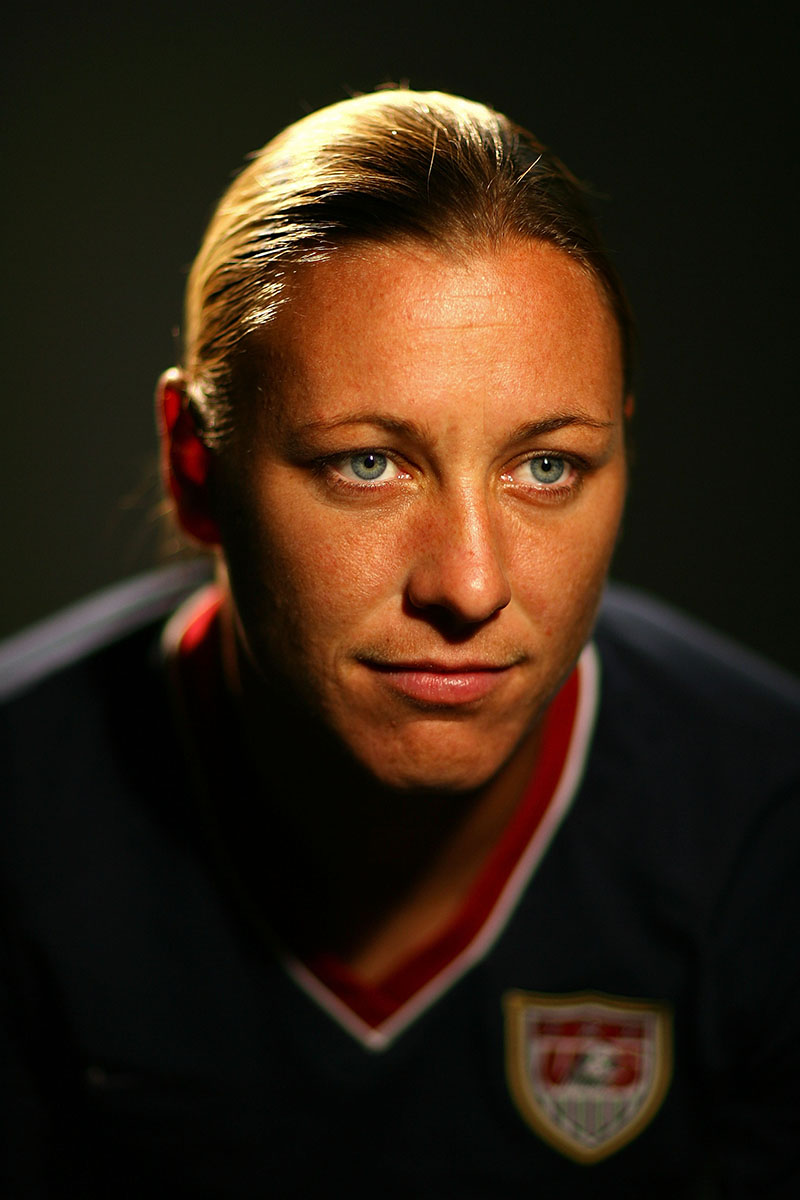
#> input picture assets/examples/abby_wambach/original.jpg, 800 x 1200 px
$ python audit_examples.py
#> lines starting #> are read from the running program, lines starting #| are printed output that depends on the picture
### src/config/gateway.py
"""Thin client for the LLM Gateway REST API.

All LLM calls in the pipeline route through this client.
Default gateway URL: http://127.0.0.1:4096
"""

from __future__ import annotations

import base64
import logging
import time

import requests

logger = logging.getLogger(__name__)

_DEFAULT_GATEWAY_URL = "http://127.0.0.1:4096"
_RETRYABLE_STATUS = {429, 500, 502, 503, 504}
_MAX_ATTEMPTS = 3


class GatewayClient:
    """Synchronous HTTP client for the LLM Gateway."""

    def __init__(self, base_url: str = _DEFAULT_GATEWAY_URL):
        self.base_url = base_url.rstrip("/")

    def _post(self, endpoint: str, payload: dict, *, timeout: int) -> dict:
        """POST to an endpoint with retry on ReadTimeout and retryable HTTP errors.

        Retries up to _MAX_ATTEMPTS total on:
          - ReadTimeout
          - HTTP 429, 500, 502, 503, 504
        All other exceptions propagate immediately.
        """
        url = f"{self.base_url}/{endpoint}"
        last_exc: Exception | None = None
        for attempt in range(_MAX_ATTEMPTS):
            try:
                resp = requests.post(url, json=payload, timeout=timeout)
                if resp.status_code in _RETRYABLE_STATUS and attempt < _MAX_ATTEMPTS - 1:
                    wait = 2**attempt
                    logger.warning(
                        "%s: HTTP %d (attempt %d/%d), retrying in %ds",
                        endpoint,
                        resp.status_code,
                        attempt + 1,
                        _MAX_ATTEMPTS,
                        wait,
                    )
                    last_exc = requests.exceptions.HTTPError(response=resp)
                    time.sleep(wait)
                    continue
                resp.raise_for_status()
                return resp.json()
            except requests.exceptions.ReadTimeout as exc:
                last_exc = exc
                if attempt < _MAX_ATTEMPTS - 1:
                    wait = 2**attempt
                    logger.warning(
                        "%s: read timeout (attempt %d/%d), retrying in %ds",
                        endpoint,
                        attempt + 1,
                        _MAX_ATTEMPTS,
                        wait,
                    )
                    time.sleep(wait)
        raise last_exc  # type: ignore[misc]

    # [75 lines left out: functions text_gen, reasoning, general, image_gen, not called in this run]

    def image_inspector(
        self,
        image_bytes: bytes,
        system: str,
        prompt: str,
        *,
        max_retries: int = 3,
        timeout: int = 120,
        output_config: dict | None = None,
    ) -> str:
        """Call POST /image_inspector and return the response content string."""
        import base64

        payload: dict = {
            "image_b64": base64.b64encode(image_bytes).decode(),
            "system": system,
            "prompt": prompt,
            "max_retries": max_retries,
        }
        if output_config is not None:
            schema = output_config.get("format", {}).get("schema")
            if schema:
                payload["response_schema"] = schema
        return self._post("image_inspector", payload, timeout=timeout)["content"]

    # [53 lines left out: functions ipadapter_faceid, available_models, not called in this run]

### scripts/audit_examples.py
"""Audit assets/examples/*/original.jpg and remove sub-standard entries.

Checks run in order:
  1. Resolution  — hard fail if either dimension < 512 px
  2. Colour balance — grayscale (mean HSV saturation < 0.08) or sepia/brown
                      (R−B channel mean > 60 AND saturation < 0.20)
  3. Portrait quality — calls the LLM gateway (_validate_portrait) when
                        available; flags as "needs-review" without gateway,
                        but does NOT delete.

Usage:
    python scripts/audit_examples.py --dry-run          # report only, no deletions
    python scripts/audit_examples.py                    # interactive confirmation per folder
    python scripts/audit_examples.py --auto-remove      # delete without confirmation
    python scripts/audit_examples.py --gateway http://host:4096
    python scripts/audit_examples.py --skip-llm         # pixel-checks only
"""

from __future__ import annotations

import argparse
import colorsys
import json
import logging
import re
import shutil
import sys
from pathlib import Path

from PIL import Image

ROOT = Path(__file__).resolve().parents[1]
sys.path.insert(0, str(ROOT / "src"))

try:
    from config.gateway import GatewayClient

    _GATEWAY_AVAILABLE = True
except ImportError:
    _GATEWAY_AVAILABLE = False

logging.basicConfig(level=logging.INFO, format="%(message)s")
logger = logging.getLogger(__name__)

EXAMPLES_DIR = ROOT / "assets" / "examples"

# ── Thresholds ────────────────────────────────────────────────────────────────

_MIN_DIM = 512                    # minimum width or height in pixels
_GRAYSCALE_SAT_THRESHOLD = 0.08   # mean HSV saturation below this → grayscale
_SEPIA_SAT_THRESHOLD = 0.20       # combined with R-B check → sepia/brown
_SEPIA_RB_DIFF = 60               # R_mean − B_mean above this → sepia/brown tint

# ── LLM validation (mirrors download_examples.py) ────────────────────────────

_VALIDATION_SCHEMA: dict = {
    "type": "object",
    "properties": {
        "passes": {"type": "boolean"},
        "reason": {"type": "string"},
    },
    "required": ["passes", "reason"],
    "additionalProperties": False,
}

_VALIDATION_OUTPUT_CONFIG: dict = {"format": {"type": "json_schema", "schema": _VALIDATION_SCHEMA}}

_VALIDATION_SYSTEM = (
    "You are a strict portrait photo quality checker for avatar generation. "
    "Evaluate the image against all criteria and return a single JSON result."
)


def _validate_portrait(
    image_bytes: bytes,
    name: str,
    gateway_url: str,
    timeout: int = 30,
) -> tuple[bool, str]:
    """Ask the vision LLM whether a portrait meets quality requirements.

    Returns (passes, reason).  On any failure returns (True, reason) so the
    image is accepted rather than wrongly discarded.
    """
    if not _GATEWAY_AVAILABLE:
        return True, "validation skipped (gateway client unavailable)"

    prompt = (
        f"Examine this portrait photo of {name}.\n\n"
        "Evaluate ALL of the following criteria:\n"
        "1. Face is roughly frontal — slight tilts or turns are acceptable; "
        "only reject clear side profiles or extreme angles\n"
        "2. Face fills at least 30% of the image frame\n"
        "3. Face is unobstructed — not covered by hands, microphones, large logos, or any "
        "other object; sunglasses or tinted/opaque eyewear are not allowed (clear/thin "
        "glasses frames are fine); own hair partially falling over the face is acceptable\n"
        "4. Image quality is high — sharp focus, good exposure, not pixelated or heavily "
        "compressed\n"
        "5. Image is in full color — not grayscale, sepia, black-and-white, or monochromatic "
        "(e.g. brown-toned, blue-toned, or any dominant single-hue tint)\n"
        "6. Image is a real photograph — not an illustration, painting, drawing, cartoon, "
        "CGI render, or any other non-photographic artwork\n"
        "7. No visible watermarks, text overlays, logos, or copyright stamps on the face\n\n"
        "Set passes=true only if ALL seven criteria are met. "
        "Set passes=false if any criterion fails, and state which one(s) in reason."
    )

    try:
        raw = GatewayClient(gateway_url).image_inspector(
            image_bytes,
            _VALIDATION_SYSTEM,
            prompt,
            timeout=timeout,
            output_config=_VALIDATION_OUTPUT_CONFIG,
        )
    except Exception as exc:
        logger.warning("  LLM call failed for %r: %s", name, exc)
        return True, f"validation skipped ({exc})"

    text = raw.strip()
    fence = re.search(r"```(?:json)?\s*([\s\S]*?)```", text)
    if fence:
        text = fence.group(1).strip()

    try:
        result = json.loads(text)
        return bool(result.get("passes", True)), str(result.get("reason", ""))
    except (json.JSONDecodeError, AttributeError):
        return True, "validation skipped (parse error)"


# ── Pixel-level checks ────────────────────────────────────────────────────────


def _check_resolution(img: Image.Image) -> tuple[bool, str]:
    w, h = img.size
    if w < _MIN_DIM or h < _MIN_DIM:
        return False, f"too small ({w}×{h}, minimum {_MIN_DIM}px per side)"
    return True, ""


def _check_color_balance(img: Image.Image) -> tuple[bool, str]:
    """Check for grayscale / sepia using a fast 64×64 thumbnail."""
    thumb = img.convert("RGB").resize((64, 64), Image.LANCZOS)
    pixels = list(thumb.getdata())

    r_sum = g_sum = b_sum = 0.0
    sat_sum = 0.0
    for r, g, b in pixels:
        r_sum += r
        g_sum += g
        b_sum += b
        _, s, _ = colorsys.rgb_to_hsv(r / 255.0, g / 255.0, b / 255.0)
        sat_sum += s

    n = len(pixels)
    r_mean = r_sum / n
    b_mean = b_sum / n
    sat_mean = sat_sum / n

    if sat_mean < _GRAYSCALE_SAT_THRESHOLD:
        return (
            False,
            f"grayscale/monochrome (mean HSV saturation={sat_mean:.3f} < {_GRAYSCALE_SAT_THRESHOLD})",
        )

    rb_diff = r_mean - b_mean
    if rb_diff > _SEPIA_RB_DIFF and sat_mean < _SEPIA_SAT_THRESHOLD:
        return (
            False,
            f"sepia/brown tint (R−B={rb_diff:.0f} > {_SEPIA_RB_DIFF}, "
            f"saturation={sat_mean:.3f} < {_SEPIA_SAT_THRESHOLD})",
        )

    return True, ""


# ── Per-folder audit ──────────────────────────────────────────────────────────

_VERDICT_PASS = "pass"
_VERDICT_FAIL = "fail"
_VERDICT_REVIEW = "needs-review"  # LLM unavailable — manual inspection required


def _audit_folder(folder: Path, gateway_url: str, skip_llm: bool) -> dict:
    """Audit one example folder; return a result dict."""
    result: dict = {
        "name": folder.name,
        "path": folder,
        "verdict": _VERDICT_PASS,
        "reasons": [],
    }

    img_path = folder / "original.jpg"
    if not img_path.exists():
        result["verdict"] = _VERDICT_FAIL
        result["reasons"].append("original.jpg missing")
        return result

    try:
        img = Image.open(img_path)
        img.load()
    except Exception as exc:
        result["verdict"] = _VERDICT_FAIL
        result["reasons"].append(f"cannot open image: {exc}")
        return result

    # 1. Resolution
    ok, reason = _check_resolution(img)
    if not ok:
        result["verdict"] = _VERDICT_FAIL
        result["reasons"].append(f"resolution: {reason}")
        return result  # no need to continue

    # 2. Colour balance
    ok, reason = _check_color_balance(img)
    if not ok:
        result["verdict"] = _VERDICT_FAIL
        result["reasons"].append(f"colour: {reason}")
        return result

    # 3. Portrait quality via LLM
    if not skip_llm:
        display_name = folder.name.replace("_", " ").title()
        image_bytes = img_path.read_bytes()
        ok, reason = _validate_portrait(image_bytes, display_name, gateway_url)
        if not ok:
            result["verdict"] = _VERDICT_FAIL
            result["reasons"].append(f"portrait: {reason}")
        elif "skipped" in reason:
            result["verdict"] = _VERDICT_REVIEW
            result["reasons"].append(f"llm: {reason}")

    return result


# ── Main ──────────────────────────────────────────────────────────────────────


def main() -> None:
    parser = argparse.ArgumentParser(
        description=__doc__, formatter_class=argparse.RawTextHelpFormatter
    )
    parser.add_argument("--dry-run", action="store_true", help="Report without deleting")
    parser.add_argument(
        "--auto-remove",
        action="store_true",
        help="Delete failing folders without confirmation",
    )
    parser.add_argument(
        "--gateway",
        default="http://127.0.0.1:4096",
        help="LLM Gateway URL (default: %(default)s)",
    )
    parser.add_argument("--skip-llm", action="store_true", help="Skip LLM portrait check")
    args = parser.parse_args()

    if args.dry_run and args.auto_remove:
        parser.error("--dry-run and --auto-remove are mutually exclusive")

    folders = sorted(p for p in EXAMPLES_DIR.iterdir() if p.is_dir())
    if not folders:
        logger.error("No example folders found under %s", EXAMPLES_DIR)
        sys.exit(1)

    logger.info("Auditing %d example folder(s)…", len(folders))

    results: list[dict] = []
    for folder in folders:
        r = _audit_folder(folder, args.gateway, args.skip_llm)
#> in _audit_folder, img is the input picture: PIL image 800x1200 RGB; mean R, G, B 52.3, 35.2, 20
#> in _audit_folder, `ok, reason = _check_resolution(img)`: ok = True; reason = ''
#> in _check_color_balance, `thumb = img.convert("RGB").resize((64, 64), Image.LANCZOS)`:
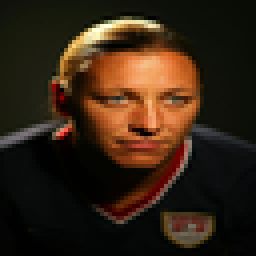
#> thumb: PIL image 64x64 RGB (shown 4 times larger); mean R, G, B 52.3, 35.2, 20
#> in _check_color_balance, `pixels = list(thumb.getdata())`: pixels = 4096 items, first 6: (15, 17, 11), (15, 17, 11), (16, 17, 11), (16, 18, 11), (17, 18, 11), (17, 18, 12)
#> the loop in _check_color_balance, `for r, g, b in pixels:` made 4096 passes
#> (r, g, b, r_sum, g_sum, b_sum, s, sat_sum) on passes 1 to 3: (15, 17, 11, 15, 17, 11, 0.353, 0.353), (15, 17, 11, 30, 34, 22, 0.353, 0.706), (16, 17, 11, 46, 51, 33, 0.353, 1.06)
#> after the loop in _check_color_balance, `for r, g, b in pixels:`: b_sum = 82096; g_sum = 144315; r_sum = 214124; sat_sum = 2156.8
#> in _check_color_balance, `n = len(pixels)`: n = 4096
#> in _check_color_balance, `r_mean = r_sum / n`: r_mean = 52.28
#> in _check_color_balance, `b_mean = b_sum / n`: b_mean = 20.04
#> in _check_color_balance, `sat_mean = sat_sum / n`: sat_mean = 0.527
#> in _check_color_balance, `rb_diff = r_mean - b_mean`: rb_diff = 32.23
        results.append(r)
        if r["verdict"] == _VERDICT_PASS:
            logger.debug("  %-40s  PASS", r["name"])
        else:
            label = "FAIL" if r["verdict"] == _VERDICT_FAIL else "NEEDS-REVIEW"
            logger.info("  %-40s  %-12s  %s", r["name"], label, "; ".join(r["reasons"]))
#> pass 2 of the loop in main, `for folder in folders:`:
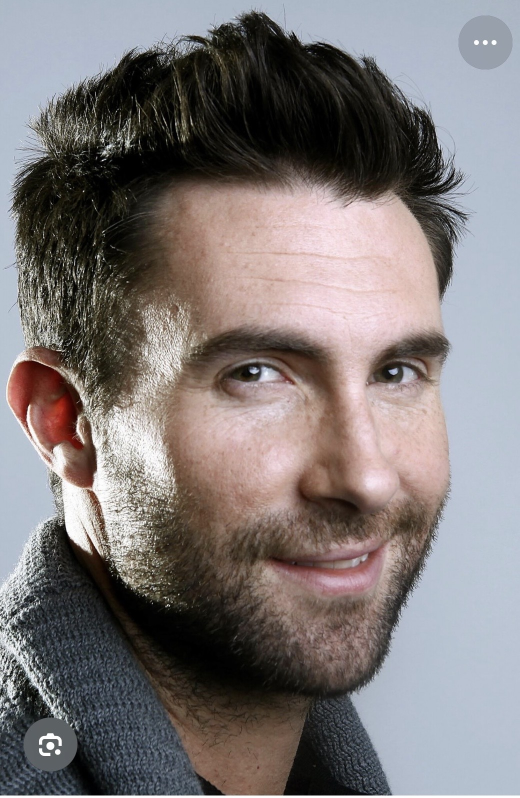
#> input picture assets/examples/adam_levine/original.jpg, 1039 x 1596 px (shown at 1/2 size)
#> in _audit_folder, img is the input picture: PIL image 1039x1596 RGB; mean R, G, B 125.9, 119.9, 119.7
#> in _check_color_balance (call 2), `thumb = img.convert("RGB").resize((64, 64), Image.LANCZOS)`:
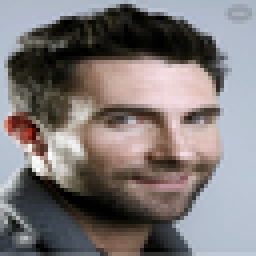
#> thumb: PIL image 64x64 RGB (shown 4 times larger); mean R, G, B 125.8, 119.7, 119.6
#> pixels = 4096 items, first 6: (173, 185, 198), (174, 185, 199), (175, 185, 199), (174, 185, 199), (175, 185, 200), (176, 185, 200)
#> the loop in _check_color_balance (call 2), `for r, g, b in pixels:` made 4096 passes
#> (r, g, b, r_sum, g_sum, b_sum, s, sat_sum) on passes 1 to 3: (173, 185, 198, 173, 185, 198, 0.126, 0.126), (174, 185, 199, 347, 370, 397, 0.126, 0.252), (175, 185, 199, 522, 555, 596, 0.121, 0.372)
#> after the loop in _check_color_balance (call 2), `for r, g, b in pixels:`: b_sum = 489723; g_sum = 490336; r_sum = 515128; sat_sum = 839.9
#> r_mean = 125.8
#> b_mean = 119.6
#> sat_mean = 0.205
#> rb_diff = 6.2
#> pass 3 of the loop in main, `for folder in folders:`:
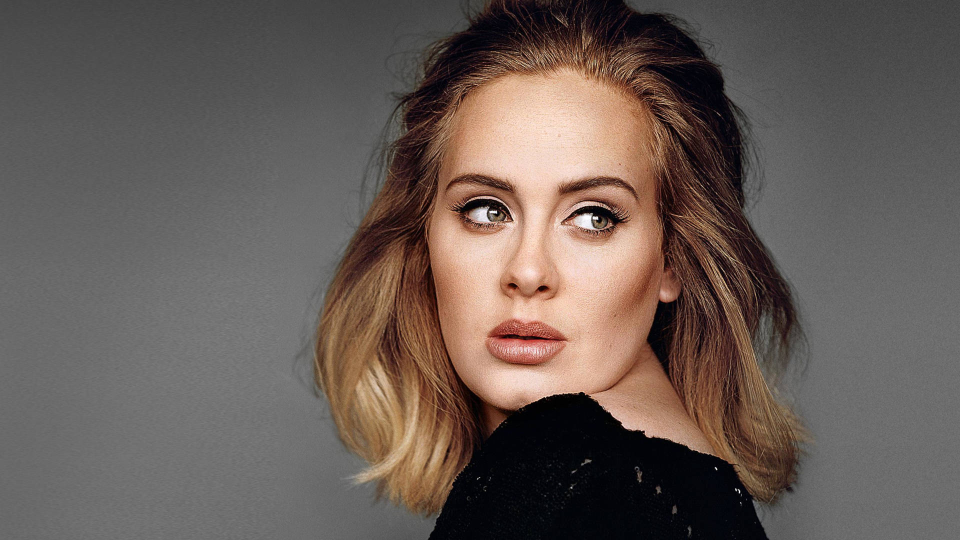
#> input picture assets/examples/adele/original.jpg, 1920 x 1080 px (shown at 1/2 size)
#> in _audit_folder, img is the input picture: PIL image 1920x1080 RGB; mean R, G, B 103.2, 91.6, 86
#> in _check_color_balance (call 3), `thumb = img.convert("RGB").resize((64, 64), Image.LANCZOS)`:
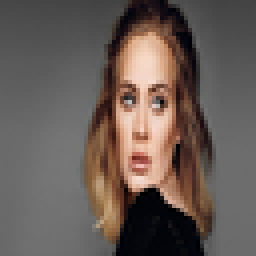
#> thumb: PIL image 64x64 RGB (shown 4 times larger); mean R, G, B 103.2, 91.6, 86
#> pixels = 4096 items, first 6: (71, 71, 71), (71, 71, 71), (71, 71, 71), (71, 71, 71), (70, 70, 70), (70, 70, 70)
#> the loop in _check_color_balance (call 3), `for r, g, b in pixels:` made 4096 passes
#> (r, g, b) on passes 16 to 18: (69, 69, 69), (69, 69, 69), (69, 69, 69)

    total = len(results)
    passes = [r for r in results if r["verdict"] == _VERDICT_PASS]
    reviews = [r for r in results if r["verdict"] == _VERDICT_REVIEW]
    failures = [r for r in results if r["verdict"] == _VERDICT_FAIL]

    print()
    print("=" * 68)
    print(f"  Total checked : {total}")
    print(f"  Pass          : {len(passes)}")
    print(f"  Needs review  : {len(reviews)}  (LLM skipped — inspect manually)")
    print(f"  Fail          : {len(failures)}")
    print(f"  Progress      : {len(passes)} / 1000 quality portraits")
    print("=" * 68)

    if failures:
        print()
        print("FAILURES:")
        for r in failures:
            print(f"  {r['name']:<42}  {'; '.join(r['reasons'])}")

    if reviews:
        print()
        print("NEEDS REVIEW (LLM unavailable):")
        for r in reviews:
            print(f"  {r['name']}")

    if args.dry_run or not failures:
        if not failures:
            print("\nNo failures — nothing to remove.")
        else:
            print(f"\n[dry-run] {len(failures)} folder(s) would be removed.")
        return

    # Remove failing folders
    removed = 0
    for r in failures:
        folder: Path = r["path"]
        if not args.auto_remove:
            answer = input(f"\nRemove {folder.relative_to(ROOT)}? [y/N] ").strip().lower()
            if answer not in ("y", "yes"):
                logger.info("  Skipped %s", r["name"])
                continue
        shutil.rmtree(folder)
        logger.info("  Removed %s", folder.name)
        removed += 1

    print()
    print(f"Removed {removed} folder(s).  Kept {total - removed} examples.")


if __name__ == "__main__":
    main()
